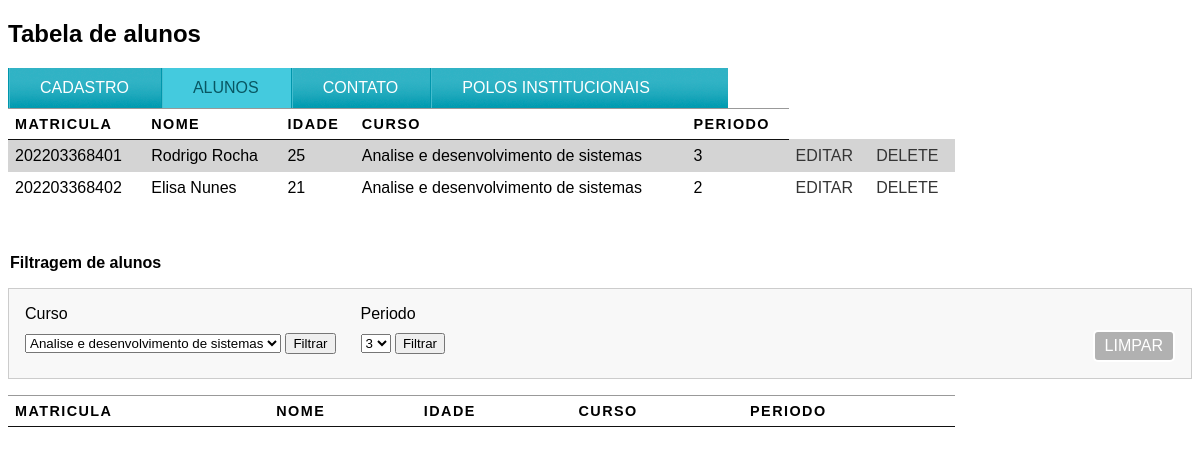
Before: /tabela with the older database file.
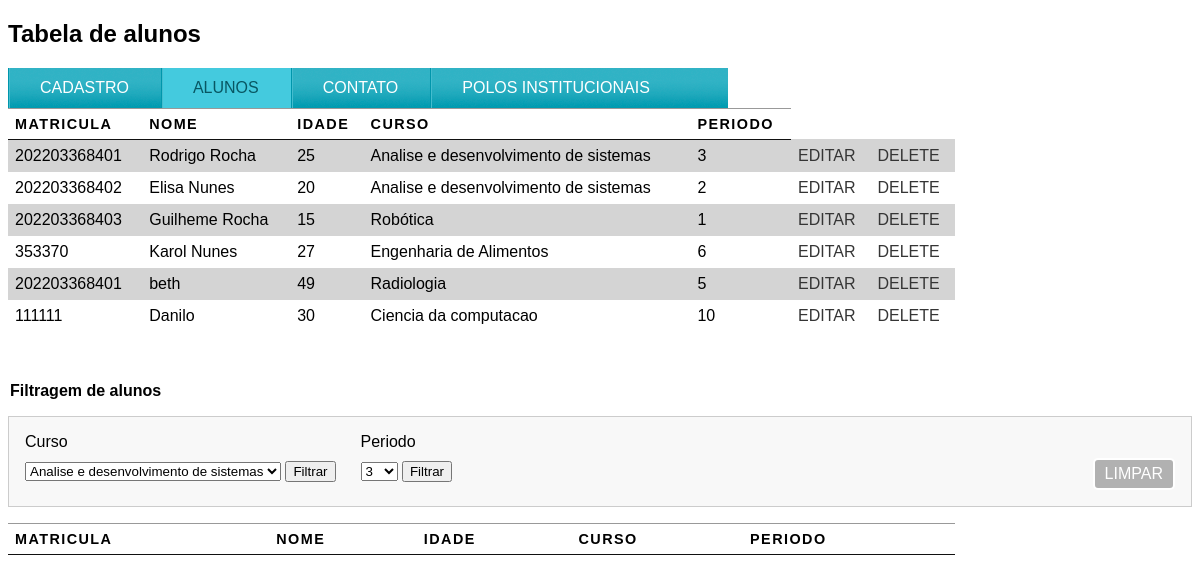
After: the same page with the newer database file.
### core/models.py (models this page shows)
class Pessoa(models.Model):
    nome = models.CharField(max_length=100)
    idade = models.IntegerField(default=0)
    matricula = models.CharField(max_length=100, default=0000)
    curso = models.CharField(max_length=100,default="Vazio")
    periodo = models.CharField(max_length=100, default="Primeiro")

### core/views.py (the view)
# urls.py: path('tabela', tabela, name="tabela"),
def tabela(request):
    pessoas = Pessoa.objects.all()
    cursos = Pessoa.objects.values_list('curso', flat=True).distinct()
    periodos = Pessoa.objects.values_list('periodo', flat=True).distinct()
    return render(request, "tabela.html", {"pessoas":pessoas,"cursos":cursos, "periodos":periodos})

### core/templates/tabela.html (shortened to what this page needs)
{%load static%}
<!DOCTYPE html>
<html lang="en">
<head>
    <link rel="stylesheet" href="{% static 'css/style.css'%}">
<body>
    <h2>Tabela de alunos</h2>
    <ul>
        <li><a href="{% url 'home' %}" >Cadastro</a></li>
        <li><a href="{% url 'tabela' %}" class="selecionado">Alunos</a></li>
        <li><a href="{% url 'home' %}" >Contato</a></li>
        <li><a href="{% url 'home' %}" >Polos institucionais</a></li>
    </ul>
    <table>
        <thead>
            <tr>
                <th>Matricula</th>
                <th>Nome</th>
                <th>Idade</th>
                <th>Curso</th>
                <th>Periodo</th>
            </tr>
        </thead>
        <tbody>
            {% for pessoa in pessoas %}
            <tr class="{% cycle 'cinza' 'branco' %}">
                <td>{{pessoa.matricula}}</td>
                <td>{{pessoa.nome}}</td>
                <td>{{pessoa.idade}}</td>
                <td>{{pessoa.curso}}</td>
                <td>{{pessoa.periodo}}</td>
                <td><a href="{% url 'editar' pessoa.id %}"> Editar </a></td>
                <td><a href="{% url 'delete' pessoa.id %}">Delete</a></td>
            </tr>
            {% endfor %}
        </tbody>
    </table>
<div id="filtros">
    <legend>Filtragem de alunos</legend>
    <fieldset id="campo">
        <div id="filtro-curso">
            <form action="{% url 'filtrar_curso' %}"method="POST">
                <label for="curso">Curso</label>
                <select name="curso" class="select">
                {%for curso in cursos%}
                <option  value="{{ curso }}">{{ curso }}</option>
                {%endfor%}
                </select>
            <button type="submit">Filtrar</button>
            </form>
        </div>
        <div id="filtro-periodo">
            <form action="{% url 'filtrar_periodo' %}"method="POST">
            <label for="Periodo">Periodo</label>
                <select name="periodo" class="select">
                {%for periodo in periodos%}
                <option value="{{ periodo }}">{{ periodo }}</option>
                {%endfor%}
                </select>
            <button type="submit">Filtrar</button>
            </form>
        </div>
        <div id="limpar">
            <a href="{%url 'tabela'%}" class="link">Limpar</a>
        </div>
    </fieldset>
</div>
<table>
    <thead>
        <tr>
            <th>Matricula</th>
            <th>Nome</th>
            <th>Idade</th>
            <th>Curso</th>
            <th>Periodo</th>
        </tr>
    </thead>
</table>
</body>
</html>

Changed rows visible on the page:
removed Pessoa: matricula "202203368402", nome "Elisa Nunes", idade "21", curso "Analise e desenvolvimento de sistemas", periodo "2"
added Pessoa: matricula "202203368402", nome "Elisa Nunes", idade "20", curso "Analise e desenvolvimento de sistemas", periodo "2"
added Pessoa: matricula "202203368403", nome "Guilheme Rocha", idade "15", curso "Robótica", periodo "1"
added Pessoa: matricula "353370", nome "Karol Nunes", idade "27", curso "Engenharia de Alimentos", periodo "6"
added Pessoa: matricula "202203368401", nome "beth", idade "49", curso "Radiologia", periodo "5"
added Pessoa: matricula "111111", nome "Danilo", idade "30", curso "Ciencia da computacao", periodo "10"
